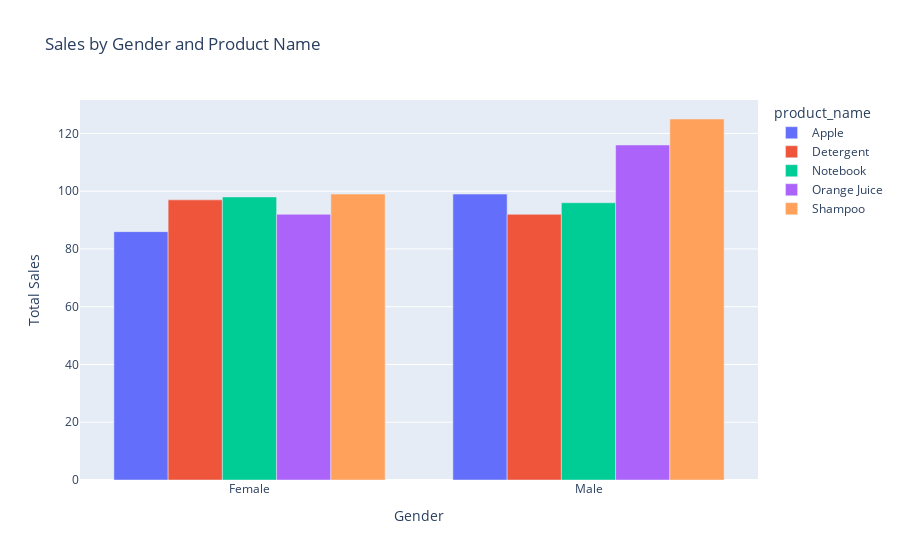

Source (notebook cell):
### Code cell
sales_by_gender_product = df.pivot_table(index = 'gender',columns='product_name',values='total_sales',aggfunc='count')

fig = px.bar(
    sales_by_gender_product,
    x=sales_by_gender_product.index,
    y=sales_by_gender_product.columns,
    title="Sales by Gender and Product Name",
    barmode='group',
    labels={'value':'Total Sales','gender':'Gender'}
)
fig.show()

### Figure 1 — Plotly figure (JSON) as saved in the notebook; plotly's stock layout.template omitted (floating-point values rounded to 4 significant figures)
{"data": [{"alignmentgroup": "True", "hovertemplate": "product_name=Apple<br>Gender=%{x}<br>Total Sales=%{y}<extra></extra>", "legendgroup": "Apple", "marker": {"color": "#636efa", "pattern": {"shape": ""}}, "name": "Apple", "offsetgroup": "Apple", "orientation": "v", "showlegend": true, "textposition": "auto", "type": "bar", "x": ["Female", "Male"], "xaxis": "x", "y": [86, 99], "yaxis": "y"}, {"alignmentgroup": "True", "hovertemplate": "product_name=Detergent<br>Gender=%{x}<br>Total Sales=%{y}<extra></extra>", "legendgroup": "Detergent", "marker": {"color": "#EF553B", "pattern": {"shape": ""}}, "name": "Detergent", "offsetgroup": "Detergent", "orientation": "v", "showlegend": true, "textposition": "auto", "type": "bar", "x": ["Female", "Male"], "xaxis": "x", "y": [97, 92], "yaxis": "y"}, {"alignmentgroup": "True", "hovertemplate": "product_name=Notebook<br>Gender=%{x}<br>Total Sales=%{y}<extra></extra>", "legendgroup": "Notebook", "marker": {"color": "#00cc96", "pattern": {"shape": ""}}, "name": "Notebook", "offsetgroup": "Notebook", "orientation": "v", "showlegend": true, "textposition": "auto", "type": "bar", "x": ["Female", "Male"], "xaxis": "x", "y": [98, 96], "yaxis": "y"}, {"alignmentgroup": "True", "hovertemplate": "product_name=Orange Juice<br>Gender=%{x}<br>Total Sales=%{y}<extra></extra>", "legendgroup": "Orange Juice", "marker": {"color": "#ab63fa", "pattern": {"shape": ""}}, "name": "Orange Juice", "offsetgroup": "Orange Juice", "orientation": "v", "showlegend": true, "textposition": "auto", "type": "bar", "x": ["Female", "Male"], "xaxis": "x", "y": [92, 116], "yaxis": "y"}, {"alignmentgroup": "True", "hovertemplate": "product_name=Shampoo<br>Gender=%{x}<br>Total Sales=%{y}<extra></extra>", "legendgroup": "Shampoo", "marker": {"color": "#FFA15A", "pattern": {"shape": ""}}, "name": "Shampoo", "offsetgroup": "Shampoo", "orientation": "v", "showlegend": true, "textposition": "auto", "type": "bar", "x": ["Female", "Male"], "xaxis": "x", "y": [99, 125], "yaxis": "y"}], "layout": {"barmode": "group", "legend": {"title": {"text": "product_name"}, "tracegroupgap": 0}, "title": {"text": "Sales by Gender and Product Name"}, "xaxis": {"anchor": "y", "domain": [0, 1], "title": {"text": "Gender"}}, "yaxis": {"anchor": "x", "domain": [0, 1], "title": {"text": "Total Sales"}}}}
